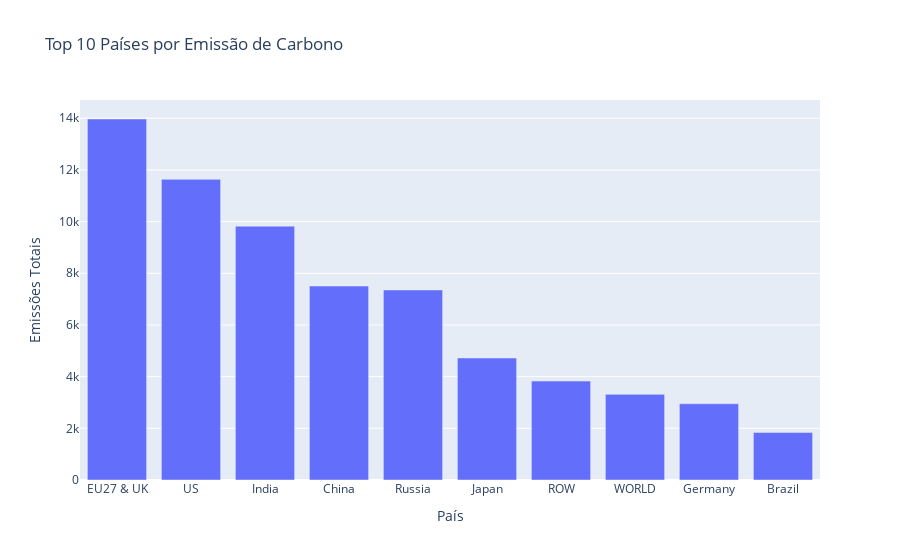
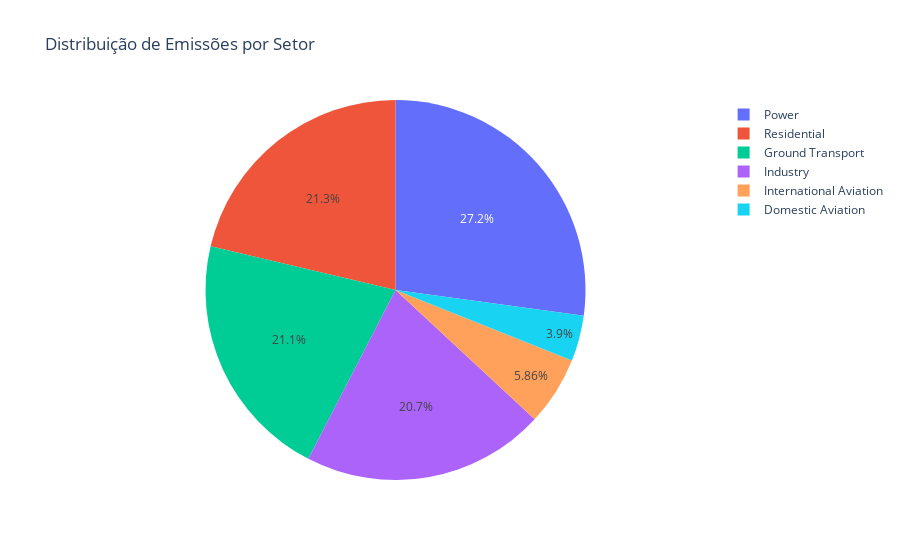

The notebook cell saved with these charts, in order:
### Code cell
import pandas as pd
import numpy as np
import matplotlib.pyplot as plt
import seaborn as sns
from sklearn.model_selection import train_test_split
from sklearn.preprocessing import StandardScaler
from sklearn.linear_model import LinearRegression, LogisticRegression
from sklearn.metrics import mean_squared_error, classification_report
import plotly.express as px
import plotly.graph_objects as go

class PegadaCarbono:
    def __init__(self, caminho_dataset):
        """
        Inicialização do projeto de análise de pegada de carbono
        
        Questões de Pesquisa:
        1. Como as emissões variam por país e setor?
        2. Quais fatores predizem maior emissão de carbono?
        3. Podemos classificar países em categorias de emissão?
        """
        self.questoes_pesquisa = [
            "Variação de emissões por país e setor",
            "Fatores preditivos de emissões de carbono", 
            "Classificação de países por nível de emissão"
        ]
        
        # Etapa 1: Carregamento e Preparação dos Dados
        self.df = self._carregar_preparar_dados(caminho_dataset)
    
    def _carregar_preparar_dados(self, caminho):
        """
        Limpeza e preparação dos dados
        """
        try:
            df = pd.read_csv(caminho)
            
            # Tratamentos básicos
            df.dropna(inplace=True)
            df['ano'] = pd.to_datetime(df['timestamp'], unit='s').dt.year
            
            # Verificação e tratamento de outliers
            numeric_cols = df.select_dtypes(include=[np.number]).columns
            for col in numeric_cols:
                Q1 = df[col].quantile(0.25)
                Q3 = df[col].quantile(0.75)
                IQR = Q3 - Q1
                df = df[~((df[col] < (Q1 - 1.5 * IQR)) | (df[col] > (Q3 + 1.5 * IQR)))]
            
            return df
        
        except Exception as e:
            print(f"Erro no carregamento dos dados: {e}")
            return None
    
    def analise_exploratoria(self):
        """
        Análise exploratória de dados detalhada
        """
        # Top 10 países por emissão
        top_paises = self.df.groupby('country')['value'].sum().nlargest(10)
        
        # Visualização interativa com Plotly
        fig_top_paises = px.bar(
            x=top_paises.index, 
            y=top_paises.values,
            title='Top 10 Países por Emissão de Carbono',
            labels={'x': 'País', 'y': 'Emissões Totais'}
        )
        fig_top_paises.show()
        
        # Análise por setor
        emissoes_setor = self.df.groupby('sector')['value'].sum()
        fig_setores = px.pie(
            values=emissoes_setor.values, 
            names=emissoes_setor.index, 
            title='Distribuição de Emissões por Setor'
        )
        fig_setores.show()
    
    def modelagem_ml(self):
        """
        Modelagem preditiva com Machine Learning
        """
        # Preparação dos dados para ML
        features = ['ano', 'sector_encoded']
        
        # Codificação de variáveis categóricas
        self.df['sector_encoded'] = pd.Categorical(self.df['sector']).codes
        
        X = self.df[features]
        y = self.df['value']
        
        # Divisão treino-teste
        X_train, X_test, y_train, y_test = train_test_split(
            X, y, test_size=0.3, random_state=42
        )
        
        # Escalonamento
        scaler = StandardScaler()
        X_train_scaled = scaler.fit_transform(X_train)
        X_test_scaled = scaler.transform(X_test)
        
        # Regressão Linear
        reg_linear = LinearRegression()
        reg_linear.fit(X_train_scaled, y_train)
        previsoes = reg_linear.predict(X_test_scaled)
        
        mse = mean_squared_error(y_test, previsoes)
        print(f"Erro Quadrático Médio: {mse}")
        
        # Classificação de Emissões
        y_class = (self.df['value'] > self.df['value'].median()).astype(int)
        
        X_train_class, X_test_class, y_train_class, y_test_class = train_test_split(
            X, y_class, test_size=0.3, random_state=42
        )
        
        classificador = LogisticRegression()
        classificador.fit(X_train_class, y_train_class)
        
        previsoes_class = classificador.predict(X_test_class)
        print("\nRelatório de Classificação:")
        print(classification_report(y_test_class, previsoes_class))
    
    def executar_analise(self):
        """
        Método principal para executar toda a análise
        """
        print("Questões de Pesquisa:")
        for q in self.questoes_pesquisa:
            print(f"- {q}")
        
        self.analise_exploratoria()
        self.modelagem_ml()

# Execução do projeto
if __name__ == "__main__":
    caminho_dataset = 'Data/dataset.csv'  # Ajuste para seu caminho
    projeto = PegadaCarbono(caminho_dataset)
    projeto.executar_analise()

### Figure 1 — Plotly figure (JSON) as saved in the notebook; plotly's stock layout.template omitted (floating-point values rounded to 4 significant figures)
{"data": [{"alignmentgroup": "True", "hovertemplate": "País=%{x}<br>Emissões Totais=%{y}<extra></extra>", "legendgroup": "", "marker": {"color": "#636efa", "pattern": {"shape": ""}}, "name": "", "offsetgroup": "", "orientation": "v", "showlegend": false, "textposition": "auto", "type": "bar", "x": ["EU27 & UK", "US", "India", "China", "Russia", "Japan", "ROW", "WORLD", "Germany", "Brazil"], "xaxis": "x", "y": [13970.0, 11630.0, 9825.0, 7507.0, 7357.0, 4723.0, 3829.0, 3315.0, 2951.0, 1836.0], "yaxis": "y"}], "layout": {"barmode": "relative", "legend": {"tracegroupgap": 0}, "title": {"text": "Top 10 Países por Emissão de Carbono"}, "xaxis": {"anchor": "y", "domain": [0, 1], "title": {"text": "País"}}, "yaxis": {"anchor": "x", "domain": [0, 1], "title": {"text": "Emissões Totais"}}}}

### Figure 2 — Plotly figure (JSON) as saved in the notebook; plotly's stock layout.template omitted (floating-point values rounded to 4 significant figures)
{"data": [{"domain": {"x": [0, 1], "y": [0, 1]}, "hovertemplate": "label=%{label}<br>value=%{value}<extra></extra>", "labels": ["Domestic Aviation", "Ground Transport", "Industry", "International Aviation", "Power", "Residential"], "legendgroup": "", "name": "", "showlegend": true, "type": "pie", "values": [2823.0, 15280.0, 14960.0, 4241.0, 19670.0, 15430.0]}], "layout": {"legend": {"tracegroupgap": 0}, "title": {"text": "Distribuição de Emissões por Setor"}}}
